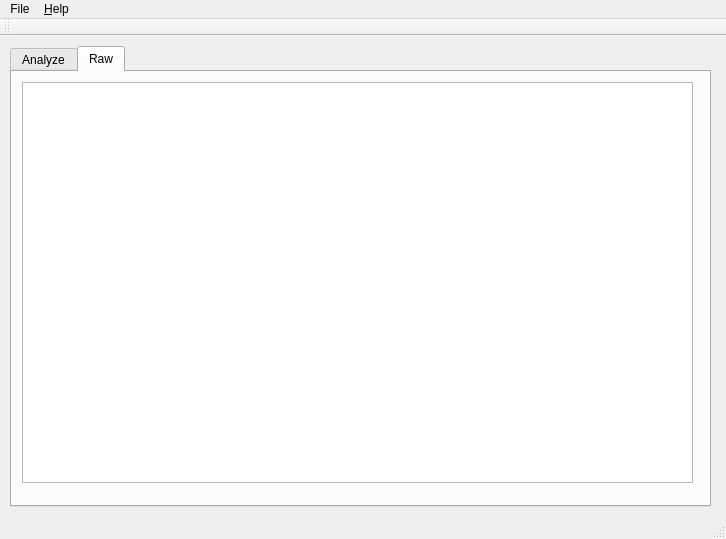
<?xml version="1.0" encoding="UTF-8"?>
<ui version="4.0">
 <class>MainWindow</class>
 <widget class="QMainWindow" name="MainWindow">
  <property name="geometry">
   <rect>
    <x>0</x>
    <y>0</y>
    <width>726</width>
    <height>539</height>
   </rect>
  </property>
  <property name="windowTitle">
   <string>EasyLogging++ LogViewer</string>
  </property>
  <widget class="QWidget" name="centralWidget">
   <widget class="QTabWidget" name="viewer">
    <property name="geometry">
     <rect>
      <x>10</x>
      <y>10</y>
      <width>701</width>
      <height>461</height>
     </rect>
    </property>
    <property name="currentIndex">
     <number>1</number>
    </property>
    <widget class="QWidget" name="tabAnalyze">
     <attribute name="title">
      <string>Analyze</string>
     </attribute>
    </widget>
    <widget class="QWidget" name="tabRaw">
     <attribute name="title">
      <string>Raw</string>
     </attribute>
     <widget class="QTextBrowser" name="txtLogs">
      <property name="geometry">
       <rect>
        <x>10</x>
        <y>10</y>
        <width>671</width>
        <height>401</height>
       </rect>
      </property>
     </widget>
    </widget>
   </widget>
  </widget>
  <widget class="QMenuBar" name="menuBar">
   <property name="geometry">
    <rect>
     <x>0</x>
     <y>0</y>
     <width>726</width>
     <height>25</height>
    </rect>
   </property>
   <widget class="QMenu" name="menuFile">
    <property name="title">
     <string>File</string>
    </property>
    <addaction name="menuSelectLogFile"/>
    <addaction name="separator"/>
    <addaction name="menuExit"/>
   </widget>
   <widget class="QMenu" name="menu_Help">
    <property name="title">
     <string>&amp;Help</string>
    </property>
    <addaction name="menuAbout"/>
    <addaction name="menuAboutQt"/>
   </widget>
   <addaction name="menuFile"/>
   <addaction name="menu_Help"/>
  </widget>
  <widget class="QToolBar" name="toolbar">
   <attribute name="toolBarArea">
    <enum>TopToolBarArea</enum>
   </attribute>
   <attribute name="toolBarBreak">
    <bool>false</bool>
   </attribute>
  </widget>
  <widget class="QStatusBar" name="statusBar"/>
  <action name="menuSelectHeader">
   <property name="text">
    <string>Select &amp;Header</string>
   </property>
  </action>
  <action name="menuSelectLogFile">
   <property name="text">
    <string>Select &amp;Log File</string>
   </property>
  </action>
  <action name="menuExit">
   <property name="text">
    <string>E&amp;xit</string>
   </property>
  </action>
  <action name="menuAbout">
   <property name="text">
    <string>&amp;About</string>
   </property>
  </action>
  <action name="menuAboutQt">
   <property name="text">
    <string>&amp;About Qt</string>
   </property>
  </action>
 </widget>
 <layoutdefault spacing="6" margin="11"/>
 <resources/>
 <connections/>
</ui>
